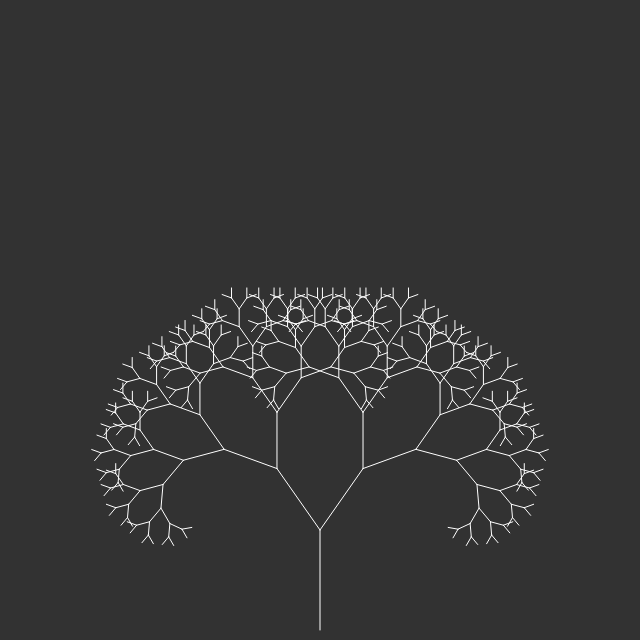
Frame 1 (no input)
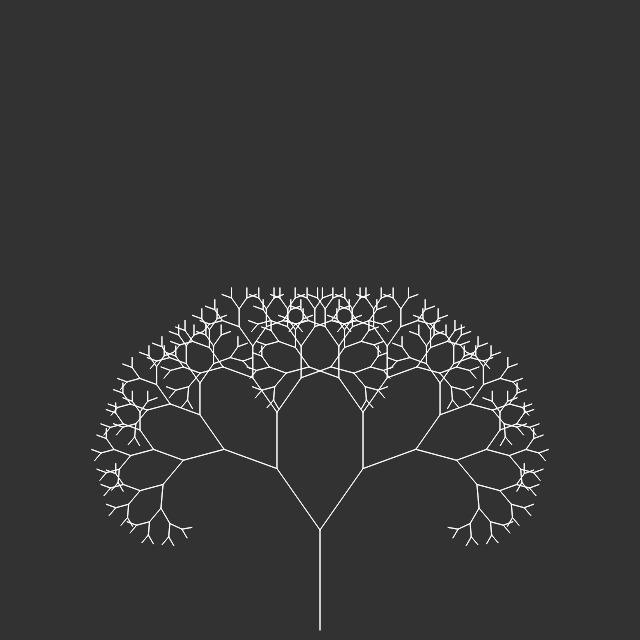
Frame 2 (the mouse pressed at the canvas centre, redrawn once)

The p5.js sketch that drew these frames (run headless with seeded random() and noise() and a simulated clock; the mouse was pressed at the canvas centre and the sketch redrawn once):

// p5.js sketch
// ── sketch.js
// basic template sketch showing how to use the Turtle class
var myTurtle;

function setup() {
	createCanvas(640, 640);
	noFill();
	stroke(255);
	background(50);
	noLoop();


	myTurtle = new Turtle();
}



function draw() {
	// move to starting position (without drawing)
	myTurtle.penUp();
	myTurtle.moveTo(320, 630);
	myTurtle.turnTo(-90);
	myTurtle.penDown();

	// drawBranch(100);

	drawBranch(100);


}


function drawBranch(length) {

	if (length < 10) {
		return;
	}

	// draw this branch
	myTurtle.moveForward(length);

	// left child
	myTurtle.pushState();
	myTurtle.turnLeft(35);
	drawBranch(length * 0.75);
	myTurtle.popState();

	// right child
	myTurtle.pushState();
	myTurtle.turnRight(35);
	drawBranch(length * 0.75);
	myTurtle.popState();

}


function drawBranch2(length) {

	// strokeWeight(length * 0.2);
	if (length < 2) {
		return;
	}

	// draw this branch
	myTurtle.moveForward(length);

	// left child
	// what if we only did this sometimes?
	myTurtle.pushState();
	myTurtle.turnLeft(35 + random(-20, 20));
	drawBranch2(length * random(0.6, 0.9));
	myTurtle.popState();


	// right child
	myTurtle.pushState();
	myTurtle.turnRight(35 + random(-20, 20));
	drawBranch2(length * random(0.6, 0.9));
	myTurtle.popState();


}

// ── turtle.js
// Turtle
// Basic turtle graphics implementation:
// https://en.wikipedia.org/wiki/Turtle_graphics
// For more info on Javascript OOP:
// https://developer.mozilla.org/en-US/docs/Web/JavaScript/Introduction_to_Object-Oriented_JavaScript
//
// The turtle's coordinate system uses pixels for distance and degrees for rotations
// 0 degrees is straight right (east); positive degrees are clockwise

// Turtle constructor
// takes optional x, y starting coordinates (default is center of sketch)
function Turtle(x, y) {
  // assign default values to x and y if they were not passed
  if (typeof x === "undefined") {
    x = width * 0.5;
  }
  if (typeof y === "undefined") {
    y = height * 0.5;
  }
  this.x = x;
  this.y = y;
  this.bearingRadians = 0;
  this.isPenDown = true;
  this._stateStack = [];
}

// moveTo instantly transports the turtle to the provided x, y location, drawing a line if pen is down
Turtle.prototype.moveTo = function (newX, newY) {
  if (this.isPenDown) {
    line(this.x, this.y, newX, newY);
  }
  this.x = newX;
  this.y = newY;
};

// moveForward moves the turtle along its current bearing, drawing a line if pen is down
Turtle.prototype.moveForward = function (distance) {
  var newX = this.x + cos(this.bearingRadians) * distance;
  var newY = this.y + sin(this.bearingRadians) * distance;
  this.moveTo(newX, newY);
};

// moveBackward moves the turtle backward from its current bearing, drawing a line if pen is down
Turtle.prototype.moveBackward = function (distance) {
  this.moveForward(-distance);
};

// turnTo changes the turtle's bearing to the provided angle in degrees
Turtle.prototype.turnTo = function (positionDegrees) {
  this.bearingRadians = radians(positionDegrees);
};

// turnRight rotates the turtle's bearing clockwise by the provided angle in degrees
Turtle.prototype.turnRight = function (amountDegrees) {
  this.bearingRadians += radians(amountDegrees);
};

// turnLeft rotates the turtle's bearing counter-clockwise by the provided angle in degrees
Turtle.prototype.turnLeft = function (amountDegrees) {
  this.bearingRadians -= radians(amountDegrees);
};

// penUp tells the turtle to move without drawing
Turtle.prototype.penUp = function () {
  this.isPenDown = false;
};

// penDown tells the turtle to draw a line when it moves
Turtle.prototype.penDown = function () {
  this.isPenDown = true;
};

// pushState records the turtle's current state (position, bearing, etc.) to a stack so that changes can be undone easily
Turtle.prototype.pushState = function () {
  this._stateStack.push({
    x: this.x,
    y: this.y,
    bearingRadians: this.bearingRadians,
    isPenDown: this.isPenDown
  });
};

// popState restores the turtle's state to the top recorded state on the stack
Turtle.prototype.popState = function () {
  if (this._stateStack.length === 0) {
    console.error(
      "Turtle: No states left on stack. Make sure your calls to .pushState and .popState are ballanced."
    );
    return;
  }
  var state = this._stateStack.pop();
  this.x = state.x;
  this.y = state.y;
  this.bearingRadians = state.bearingRadians;
  this.isPenDown = state.isPenDown;
};

// image draws and image centered on the turtle's current location and alligned with the turtle's rotation
Turtle.prototype.image = function (i, w, h) {
  // w, h are optional parameters to this function and to p5's image
  // p5's image function will draw the image at its "normal" size if w and h are undefined

  push();
  translate(this.x, this.y);
  rotate(this.bearingRadians - PI * 0.5);
  imageMode(CENTER);
  image(i, 0, 0, w, h);
  pop();
};
